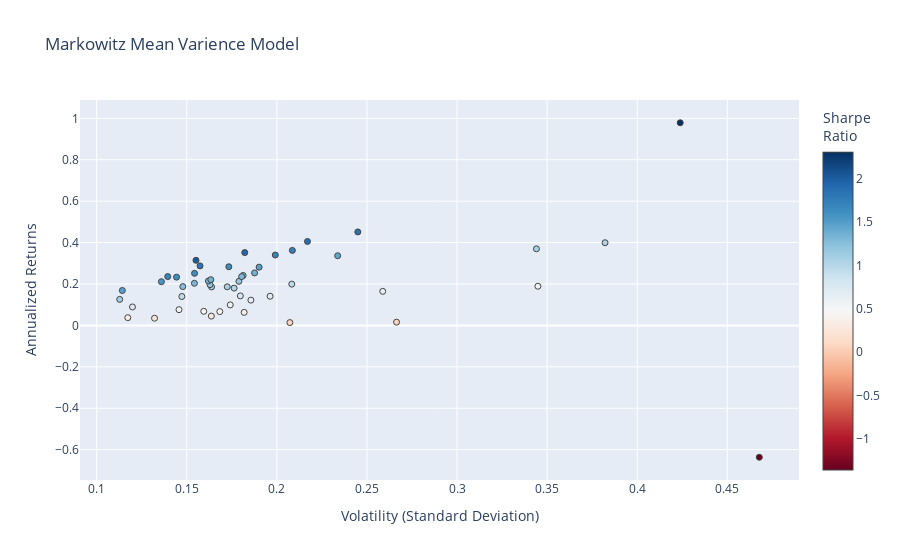

Here is the notebook cell this chart was saved with:
### Code cell
hover_texts = [
    f"{ticker} <br>Volatility: {vol:.2f} <br>Returns: {ret:.2%} <br>Sharpe Ratio: {sr:.2f}"
    for ticker, vol, ret, sr in zip(names, volatility, annualized_returns, sharpe_ratios)
]

fig = go.Figure(data=go.Scatter(
    x=volatility, 
    y=annualized_returns, 
    mode='markers',
    hoverinfo='text',
    hovertext=hover_texts,
    marker=dict(color=sharpe_ratios, colorscale = 'RdBu', size=6, line=dict(width=1), colorbar=dict(title="Sharpe<br>Ratio")
    )
))

fig.update_layout(
    title='Markowitz Mean Varience Model',
    xaxis_title='Volatility (Standard Deviation)',
    yaxis_title='Annualized Returns',
)

fig.show()

### Figure 1 — Plotly figure (JSON) as saved in the notebook; plotly's stock layout.template omitted (floating-point values rounded to 4 significant figures)
{"data": [{"hoverinfo": "text", "hovertext": ["AAPL_adj_close_AAPL <br>Volatility: 0.19 <br>Returns: 28.14% <br>Sharpe Ratio: 1.48", "MSFT_adj_close_MSFT <br>Volatility: 0.17 <br>Returns: 28.33% <br>Sharpe Ratio: 1.63", "AMZN_adj_close_AMZN <br>Volatility: 0.22 <br>Returns: 40.55% <br>Sharpe Ratio: 1.87", "GOOGL_adj_close_GOOGL <br>Volatility: 0.16 <br>Returns: 18.59% <br>Sharpe Ratio: 1.14", "GOOG_adj_close_GOOG <br>Volatility: 0.16 <br>Returns: 19.68% <br>Sharpe Ratio: 1.21", "META_adj_close_META <br>Volatility: 0.19 <br>Returns: 25.36% <br>Sharpe Ratio: 1.35", "TSLA_adj_close_TSLA <br>Volatility: 0.34 <br>Returns: 18.92% <br>Sharpe Ratio: 0.55", "UA_adj_close_UA <br>Volatility: 0.47 <br>Returns: -63.67% <br>Sharpe Ratio: -1.36", "JPM_adj_close_JPM <br>Volatility: 0.18 <br>Returns: 35.17% <br>Sharpe Ratio: 1.93", "V_adj_close_V <br>Volatility: 0.15 <br>Returns: 25.15% <br>Sharpe Ratio: 1.63", "JNJ_adj_close_JNJ <br>Volatility: 0.11 <br>Returns: 16.87% <br>Sharpe Ratio: 1.48", "WMT_adj_close_WMT <br>Volatility: 0.18 <br>Returns: 24.12% <br>Sharpe Ratio: 1.33", "PG_adj_close_PG <br>Volatility: 0.12 <br>Returns: 8.92% <br>Sharpe Ratio: 0.74", "UNH_adj_close_UNH <br>Volatility: 0.16 <br>Returns: 31.45% <br>Sharpe Ratio: 2.03", "MA_adj_close_MA <br>Volatility: 0.16 <br>Returns: 28.75% <br>Sharpe Ratio: 1.83", "NVDA_adj_close_NVDA <br>Volatility: 0.42 <br>Returns: 97.88% <br>Sharpe Ratio: 2.31", "HD_adj_close_HD <br>Volatility: 0.14 <br>Returns: 23.32% <br>Sharpe Ratio: 1.62", "BAC_adj_close_BAC <br>Volatility: 0.24 <br>Returns: 45.15% <br>Sharpe Ratio: 1.84", "DIS_adj_close_DIS <br>Volatility: 0.15 <br>Returns: 7.61% <br>Sharpe Ratio: 0.52", "PYPL_adj_close_PYPL <br>Volatility: 0.23 <br>Returns: 33.66% <br>Sharpe Ratio: 1.44", "VZ_adj_close_VZ <br>Volatility: 0.16 <br>Returns: 4.49% <br>Sharpe Ratio: 0.27", "ADBE_adj_close_ADBE <br>Volatility: 0.21 <br>Returns: 36.23% <br>Sharpe Ratio: 1.74", "CMCSA_adj_close_CMCSA <br>Volatility: 0.17 <br>Returns: 18.65% <br>Sharpe Ratio: 1.08", "NFLX_adj_close_NFLX <br>Volatility: 0.34 <br>Returns: 37.00% <br>Sharpe Ratio: 1.08", "KO_adj_close_KO <br>Volatility: 0.12 <br>Returns: 3.75% <br>Sharpe Ratio: 0.32", "NKE_adj_close_NKE <br>Volatility: 0.21 <br>Returns: 1.37% <br>Sharpe Ratio: 0.07", "PFE_adj_close_PFE <br>Volatility: 0.15 <br>Returns: 13.97% <br>Sharpe Ratio: 0.95", "MRK_adj_close_MRK <br>Volatility: 0.18 <br>Returns: 6.29% <br>Sharpe Ratio: 0.35", "PEP_adj_close_PEP <br>Volatility: 0.11 <br>Returns: 12.57% <br>Sharpe Ratio: 1.12", "T_adj_close_T <br>Volatility: 0.16 <br>Returns: 6.81% <br>Sharpe Ratio: 0.43", "ABT_adj_close_ABT <br>Volatility: 0.18 <br>Returns: 21.29% <br>Sharpe Ratio: 1.19", "CRM_adj_close_CRM <br>Volatility: 0.21 <br>Returns: 19.94% <br>Sharpe Ratio: 0.96", "ORCL_adj_close_ORCL <br>Volatility: 0.17 <br>Returns: 9.91% <br>Sharpe Ratio: 0.57", "ABBV_adj_close_ABBV <br>Volatility: 0.20 <br>Returns: 34.01% <br>Sharpe Ratio: 1.71", "CSCO_adj_close_CSCO <br>Volatility: 0.16 <br>Returns: 21.47% <br>Sharpe Ratio: 1.33", "INTC_adj_close_INTC <br>Volatility: 0.18 <br>Returns: 23.56% <br>Sharpe Ratio: 1.31", "TMO_adj_close_TMO <br>Volatility: 0.18 <br>Returns: 18.02% <br>Sharpe Ratio: 1.02", "XOM_adj_close_XOM <br>Volatility: 0.13 <br>Returns: 3.48% <br>Sharpe Ratio: 0.26", "ACN_adj_close_ACN <br>Volatility: 0.16 <br>Returns: 22.10% <br>Sharpe Ratio: 1.35", "LLY_adj_close_LLY <br>Volatility: 0.19 <br>Returns: 12.21% <br>Sharpe Ratio: 0.66", "COST_adj_close_COST <br>Volatility: 0.18 <br>Returns: 14.25% <br>Sharpe Ratio: 0.79", "MCD_adj_close_MCD <br>Volatility: 0.14 <br>Returns: 21.12% <br>Sharpe Ratio: 1.55", "DHR_adj_close_DHR <br>Volatility: 0.38 <br>Returns: 39.94% <br>Sharpe Ratio: 1.05", "MDT_adj_close_MDT <br>Volatility: 0.17 <br>Returns: 6.68% <br>Sharpe Ratio: 0.40", "NEE_adj_close_NEE <br>Volatility: 0.15 <br>Returns: 18.75% <br>Sharpe Ratio: 1.27", "BMY_adj_close_BMY <br>Volatility: 0.27 <br>Returns: 1.57% <br>Sharpe Ratio: 0.06", "QCOM_adj_close_QCOM <br>Volatility: 0.26 <br>Returns: 16.46% <br>Sharpe Ratio: 0.64", "CVX_adj_close_CVX <br>Volatility: 0.15 <br>Returns: 20.34% <br>Sharpe Ratio: 1.32", "WFC_adj_close_WFC <br>Volatility: 0.20 <br>Returns: 14.10% <br>Sharpe Ratio: 0.72", "LMT_adj_close_LMT <br>Volatility: 0.14 <br>Returns: 23.58% <br>Sharpe Ratio: 1.69"], "marker": {"color": [1.48, 1.635, 1.869, 1.135, 1.208, 1.352, 0.5487, -1.361, 1.931, 1.63, 1.477, 1.331, 0.7444, 2.028, 1.827, 2.309, 1.616, 1.844, 0.5223, 1.44, 0.2747, 1.737, 1.081, 1.075, 0.3195, 0.06616, 0.9487, 0.3461, 1.115, 0.427, 1.19, 0.9572, 0.5692, 1.708, 1.325, 1.306, 1.022, 0.2634, 1.353, 0.6578, 0.7927, 1.554, 1.045, 0.397, 1.268, 0.05881, 0.6359, 1.319, 0.7186, 1.691], "colorbar": {"title": {"text": "Sharpe<br>Ratio"}}, "colorscale": [[0, "rgb(103,0,31)"], [0.1, "rgb(178,24,43)"], [0.2, "rgb(214,96,77)"], [0.3, "rgb(244,165,130)"], [0.4, "rgb(253,219,199)"], [0.5, "rgb(247,247,247)"], [0.6, "rgb(209,229,240)"], [0.7, "rgb(146,197,222)"], [0.8, "rgb(67,147,195)"], [0.9, "rgb(33,102,172)"], [1, "rgb(5,48,97)"]], "line": {"width": 1}, "size": 6}, "mode": "markers", "type": "scatter", "x": [0.1901, 0.1733, 0.217, 0.1637, 0.1629, 0.1876, 0.3449, 0.4677, 0.1822, 0.1543, 0.1142, 0.1813, 0.1199, 0.1551, 0.1574, 0.4238, 0.1443, 0.2449, 0.1457, 0.2337, 0.1636, 0.2086, 0.1725, 0.3441, 0.1173, 0.2072, 0.1473, 0.1818, 0.1128, 0.1594, 0.1789, 0.2083, 0.1741, 0.1991, 0.162, 0.1804, 0.1763, 0.1321, 0.1633, 0.1856, 0.1797, 0.1359, 0.3821, 0.1683, 0.1478, 0.2664, 0.2588, 0.1542, 0.1962, 0.1394], "y": [0.2814, 0.2833, 0.4055, 0.1859, 0.1968, 0.2536, 0.1892, -0.6367, 0.3517, 0.2515, 0.1687, 0.2412, 0.08923, 0.3145, 0.2875, 0.9788, 0.2332, 0.4515, 0.07609, 0.3366, 0.04494, 0.3623, 0.1865, 0.37, 0.03747, 0.01371, 0.1397, 0.06294, 0.1257, 0.06808, 0.2129, 0.1994, 0.09911, 0.3401, 0.2147, 0.2356, 0.1802, 0.0348, 0.221, 0.1221, 0.1425, 0.2112, 0.3994, 0.06682, 0.1875, 0.01567, 0.1646, 0.2034, 0.141, 0.2358]}], "layout": {"title": {"text": "Markowitz Mean Varience Model"}, "xaxis": {"title": {"text": "Volatility (Standard Deviation)"}}, "yaxis": {"title": {"text": "Annualized Returns"}}}}
